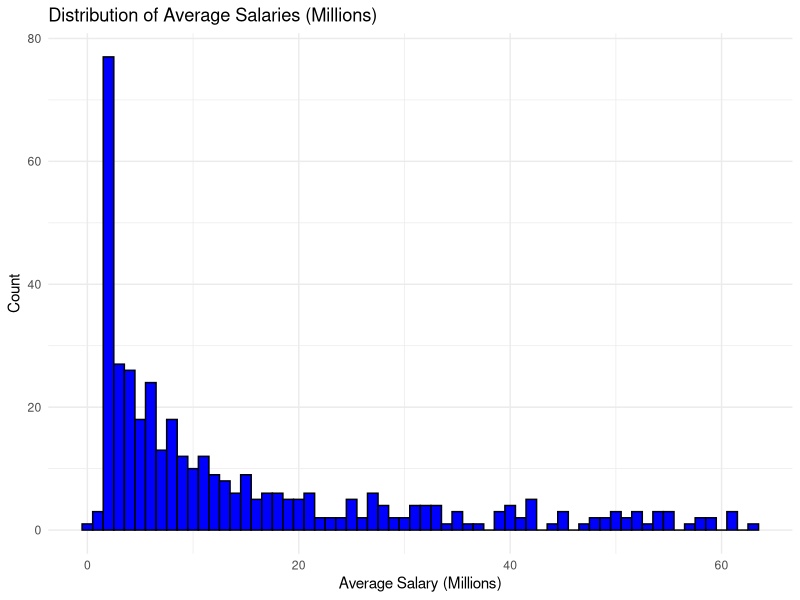
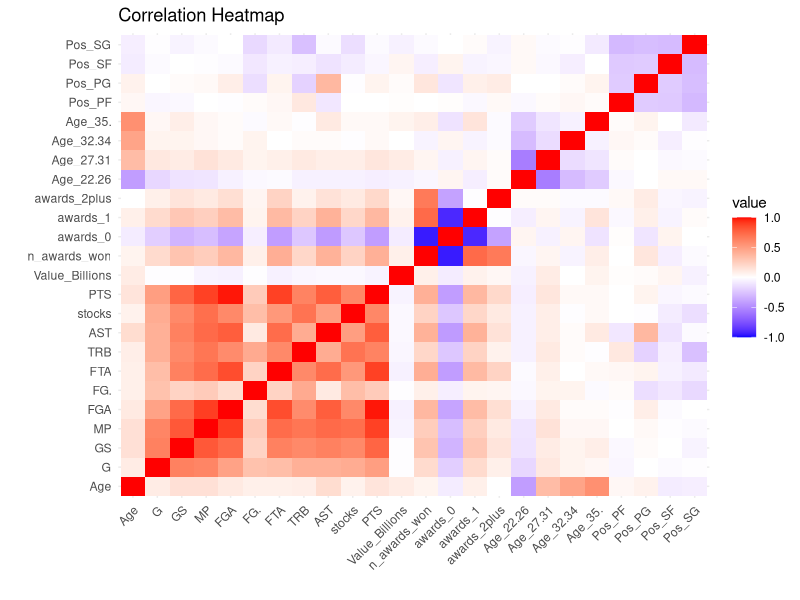

Here is the R script that generated these plots, in order:
## ---- chunk 1
knitr::opts_chunk$set(echo = TRUE)
## ---- chunk 2
# packages
library(ggplot2)
library(dplyr)
library(car)
library(reshape2)
## ---- chunk 3
df <- read.csv("cleaned_data.csv")
head(df)
## ---- chunk 4
df <- df %>%
  select(-Awards)
write.csv(df, "cleaned_data_updated.csv", row.names = FALSE)
## ---- chunk 5
head(df)
## ---- chunk 6
ggplot(df, aes(x = avg_salary_millions)) + geom_histogram(binwidth = 1, fill = "blue", color = "black") + labs(title = "Distribution of Average Salaries (Millions)", x = "Average Salary (Millions)", y = "Count") + theme_minimal()
## ---- chunk 7
numeric_cols <- df %>%
  select(-avg_salary_millions)

numeric_cols <- numeric_cols %>% select(where(is.numeric))

cor_matrix <- round(cor(numeric_cols, use = "complete.obs"), 2)

cor_matrix
## ---- chunk 8
cor_melt <- melt(cor_matrix)
ggplot(cor_melt, aes(Var1, Var2, fill = value)) +
  geom_tile() +
  scale_fill_gradient2(low = "blue", high = "red", mid = "white",
                       midpoint = 0, limit = c(-1,1), space = "Lab") +
  theme_minimal() +
  labs(title = "Correlation Heatmap", x = "", y = "") +
  theme(axis.text.x = element_text(angle = 45, hjust = 1))
